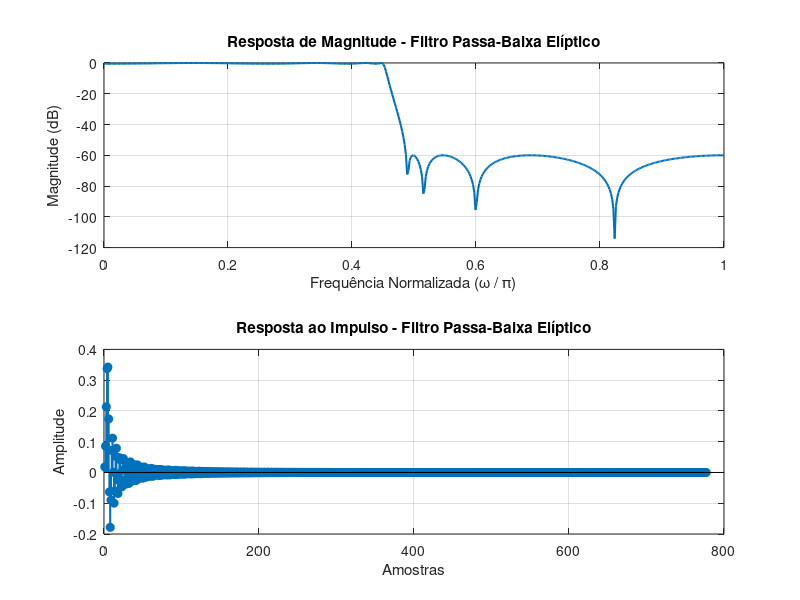

Source code (MATLAB):
pkg load signal

% Especificações do filtro
omega_p = 0.45 * pi; % Frequência de borda da banda passante
omega_s = 0.5 * pi;  % Frequência de borda da banda de parada
Rp = 0.5;            % Ondulação máxima na banda passante (dB)
As = 60;             % Atenuação mínima na banda de parada (dB)

% Frequências normalizadas (para a função ellipord)
Wp = omega_p / pi; % Frequência de borda da banda passante normalizada
Ws = omega_s / pi; % Frequência de borda da banda de parada normalizada

% Determinação da ordem e frequência de corte do filtro Elíptico
[N, Wn] = ellipord(Wp, Ws, Rp, As); % Ordem e frequência de corte
fprintf('Ordem do filtro Elíptico: %d\n', N);

% Projeto do filtro digital Elíptico
[b_ellip, a_ellip] = ellip(N, Rp, As, Wn, 'low'); % Filtro passa-baixa

% Análise da resposta em frequência
[H_ellip, omega_ellip] = freqz(b_ellip, a_ellip, linspace(0, pi, 500)); % Frequências normalizadas
magnitude_ellip_dB = 20 * log10(abs(H_ellip)); % Magnitude em dB

% Determinação da atenuação mínima real na banda de parada
index_stopband = find(omega_ellip / pi >= Ws, 1); % Índice da frequência de borda da banda de parada
attenuation_stopband = -magnitude_ellip_dB(index_stopband); % Atenuação em dB
fprintf('Atenuação mínima na banda de parada: %.2f dB\n', attenuation_stopband);

% Resposta ao impulso
impulse_response_ellip = impz(b_ellip, a_ellip);

% Plotagem dos resultados
figure;

% Resposta em frequência
subplot(2, 1, 1);
plot(omega_ellip / pi, magnitude_ellip_dB, 'LineWidth', 1.5);
xlabel('Frequência Normalizada (\omega / \pi)');
ylabel('Magnitude (dB)');
title('Resposta de Magnitude - Filtro Passa-Baixa Elíptico');
grid on;

% Resposta ao impulso
subplot(2, 1, 2);
stem(impulse_response_ellip, 'filled', 'LineWidth', 1.5);
xlabel('Amostras');
ylabel('Amplitude');
title('Resposta ao Impulso - Filtro Passa-Baixa Elíptico');
grid on;
% pause(10);
print("trab4/4-d)png", "-dpng");
